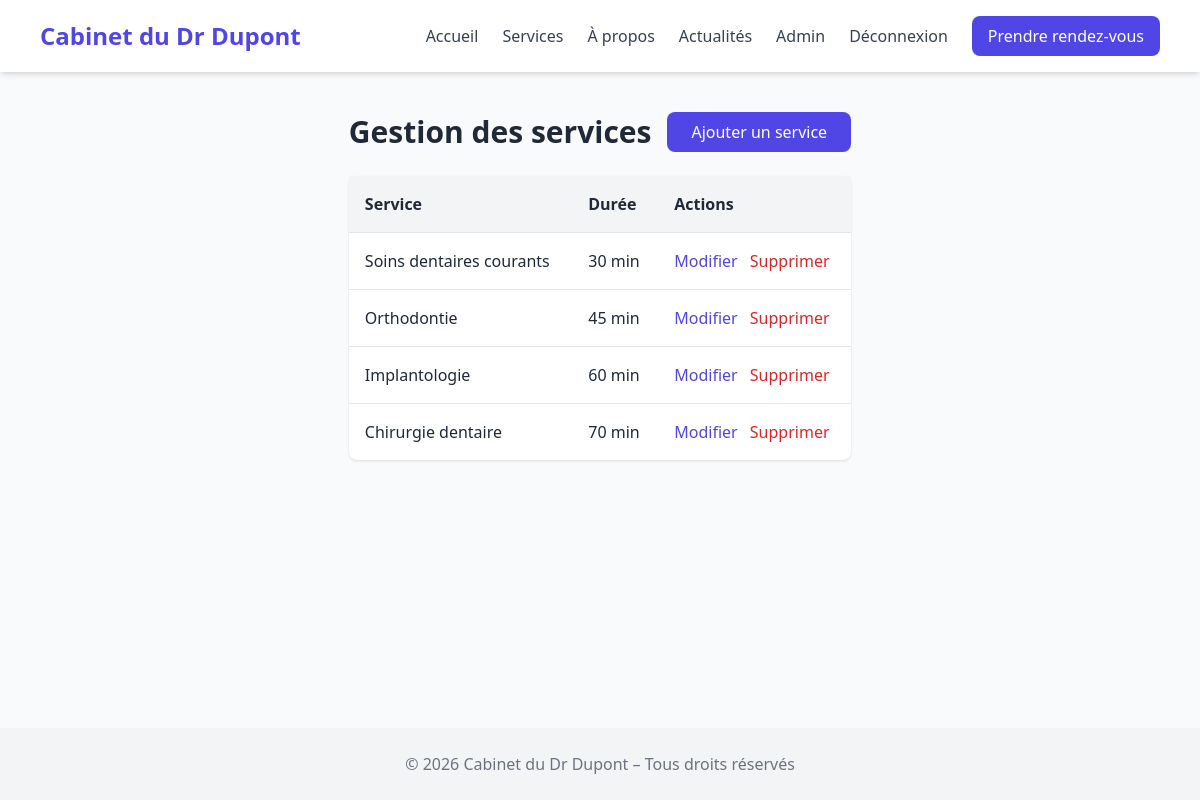
Page /index.php?page=admin-services (signed in) on the committed database.
### tables this page shows
CREATE TABLE `services` (
  `id` int(11) NOT NULL,
  `name` varchar(150) NOT NULL,
  `description` text NOT NULL,
  `duration` int(11) NOT NULL,
  `image` varchar(255) DEFAULT NULL
);

### controllers/AdminController.php (called while the page is built, shortened)
<?php
require_once __DIR__ . '/../models/ServicesManager.php';
class AdminController {
    public function adminServices() {
        $servicesManager = new ServicesManager();
        $services = $servicesManager->getServices();
        require 'views/admin-services.php';
    }
}

### models/ServicesManager.php (called while the page is built, shortened)
<?php
require_once __DIR__ . '/Service.php';
class ServicesManager {
    private function connectDB(): PDO
    {
        $pdo = new PDO(
            'mysql:host=' . DB_HOST . ';dbname=' . DB_NAME . ';charset=utf8mb4',
            DB_USER,
            DB_PASS
        );
        $pdo->setAttribute(PDO::ATTR_ERRMODE, PDO::ERRMODE_EXCEPTION);
        return $pdo;
    }
    public function getServices(): array
    {
        $pdo = $this->connectDB();
        $request = $pdo->query('SELECT * FROM services ORDER BY id');
        $services = [];
        foreach ($request->fetchAll() as $data) {
            $services[] = new Service($data);
        }
        return $services;
    }
}

### models/Service.php (called while the page is built, shortened)
<?php
class Service {
    private int $id;
    private string $name;
    private int $duration;
    public function __construct(array $data) {
        $this->id = (int) $data['id'];
        $this->name = $data['name'];
        $this->duration = (int) $data['duration'];
    }
        public function getId(): int {
        return $this->id;
    }
    public function getName(): string {
        return $this->name;
    }
    public function getDuration(): int {
        return $this->duration;
    }
}

### views/admin-services.php (the view, shortened to what this page needs)
<?php include 'header.php'; ?>
<div class="flex flex-wrap justify-between items-center gap-4 mb-6">
  <h1 class="text-3xl font-bold">Gestion des services</h1>
  <a href="index.php?page=create-service" class="bg-indigo-600 text-white px-6 py-2 rounded-lg hover:bg-indigo-700">Ajouter un service</a>
</div>
<table class="w-full bg-white shadow rounded-lg">
  <thead class="bg-gray-100 text-left">
    <tr>
      <th class="p-4">Service</th>
      <th class="p-4">Durée</th>
      <th class="p-4">Actions</th>
    </tr>
  </thead>
  <tbody>
    <?php foreach ($services as $service) { ?>
      <tr class="border-t">
        <td class="p-4"><?= htmlspecialchars($service->getName()) ?></td>
        <td class="p-4"><?= $service->getDuration() ?> min</td>
        <td class="p-4 space-x-2">
          <a href="index.php?page=update-service&id=<?= $service->getId() ?>" class="text-indigo-600 hover:underline">Modifier</a>
          <form action="index.php?page=delete-service" method="POST" class="inline delete-form">
            <button class="text-red-600 hover:underline">Supprimer</button>
          </form>
        </td>
      </tr>
    <?php } ?>
  </tbody>
</table>
<?php include 'footer.php'; ?>

### rows in the picture
services: name "Soins dentaires courants", duration "30"
services: name "Orthodontie", duration "45"
services: name "Implantologie", duration "60"
services: name "Chirurgie dentaire", duration "70"

### other values in the picture
$label "Accueil"
$label "Services"
$label "À propos"
$label "Actualités"
